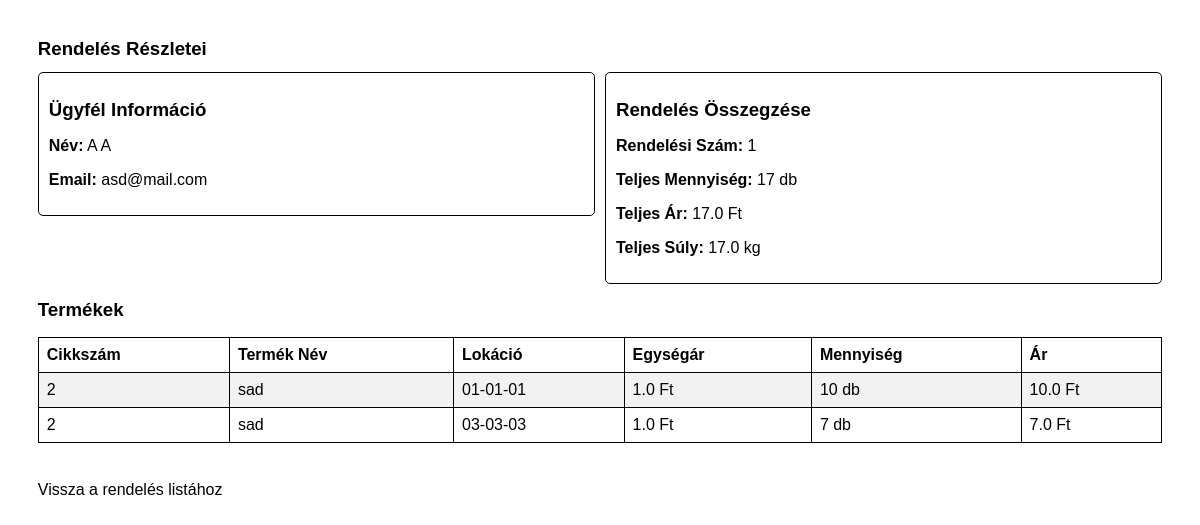
Before: /order_details/1 with the older database file.
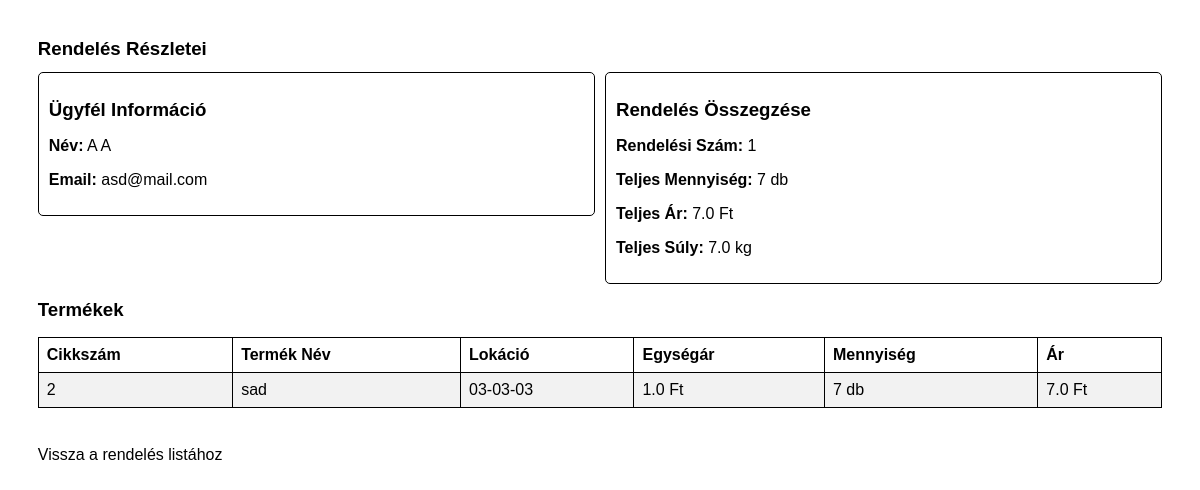
After: the same page with the newer database file.
### tables this page shows
CREATE TABLE stock (
                    id INTEGER PRIMARY KEY,
                    cikkszam TEXT,
                    lokacio TEXT,
                    mennyiseg INTEGER,
                    order_id INTEGER,
                    FOREIGN KEY(cikkszam) REFERENCES products(cikkszam),
                    FOREIGN KEY(order_id) REFERENCES orders(id));

CREATE TABLE products (
                    id INTEGER PRIMARY KEY,
                    cikkszam TEXT UNIQUE,
                    egyseg_vonalkod INTEGER UNIQUE,
                    gyujto_vonalkod INTEGER UNIQUE,
                    nev TEXT,
                    ar REAL,
                    suly REAL,
                    kategoria TEXT);

### raktar_program-master/app.py (the view)
@app.route('/order_details/<int:order_id>', methods=['GET'])
def order_details(order_id):
    conn = get_db_connection()
    order_info = conn.execute('''
        SELECT SUM(stock.mennyiseg) AS total_quant,
                              SUM(products.ar * stock.mennyiseg) AS total_price,
                              SUM(products.suly * stock.mennyiseg) AS total_weight,
                              customers.nev AS nev,
                              customers.email AS email,
                              order_id
        FROM stock LEFT JOIN products ON stock.cikkszam = products.cikkszam
                              LEFT JOIN orders ON stock.cikkszam = orders.cikkszam
                              LEFT JOIN customers ON customers.id = orders.customer_id
        WHERE order_id = ?
    ''', (order_id,)).fetchone()
    product_details = conn.execute('''
        SELECT
            products.nev AS product_name,
            products.cikkszam,
            products.ar AS price,
            products.suly AS weight,
            stock.mennyiseg AS quantity,
            stock.lokacio AS lokacio
        FROM stock
        JOIN products ON stock.cikkszam = products.cikkszam
        WHERE stock.order_id = ?
        ORDER BY lokacio
    ''', (order_id,)).fetchall()
    conn.close()
    if not order_info:
        flash('Hiba: A rendelési szám nem létezik!', 'error')
        return redirect(url_for('orders'))
    return render_template(
        'order_details.html',
        order_info=order_info,
        product_details=product_details
    )

### raktar_program-master/app.py (called while the page is built)
def get_db_connection():
    conn = sqlite3.connect('database.db')
    conn.row_factory = sqlite3.Row
    return conn

### raktar_program-master/templates/order_details.html (shortened to what this page needs)
<!DOCTYPE html>
<html lang="hu">
<head>
    <link rel="stylesheet" href="{{ url_for('static', filename='css/print.css') }}">
</head>
<body>
    <h1>Rendelés Részletei</h1>
    <div class="summary-container">
        <div class="customer-info">
            <h2>Ügyfél Információ</h2>
            <p><strong>Név:</strong> {{ order_info['nev'] }}</p>
            <p><strong>Email:</strong> {{ order_info['email'] }}</p>
        </div>
        <div class="order-summary">
            <h2>Rendelés Összegzése</h2>
            <p><strong>Rendelési Szám:</strong> {{ order_info['order_id'] }}</p>
            <p><strong>Teljes Mennyiség:</strong> {{ order_info['total_quant'] }} db</p>
            <p><strong>Teljes Ár:</strong> {{ order_info['total_price'] }} Ft</p>
            <p><strong>Teljes Súly:</strong> {{ order_info['total_weight'] }} kg</p>
        </div>
    </div>
    <div>
        <h2>Termékek</h2>
        <table border="1">
            <thead>
                <tr>
                    <th>Cikkszám</th>
                    <th>Termék Név</th>
                    <th>Lokáció</th>
                    <th>Egységár</th>
                    <th>Mennyiség</th>
                    <th>Ár</th>
                </tr>
            </thead>
            <tbody>
                {% for product in product_details %}
                <tr>
                    <td>{{ product['cikkszam'] }}</td>
                    <td>{{ product['product_name'] }}</td>
                    <td>{{ product['lokacio'] }}</td>
                    <td>{{ product['price'] }} Ft</td>
                    <td>{{ product['quantity'] }} db</td>
                    <td>{{ product['price'] * product['quantity']}} Ft</td>
                </tr>
                {% endfor %}
            </tbody>
        </table>
    </div>
    <a href="{{ url_for('orders') }}">Vissza a rendelés listához</a>
</body>
</html>

Changed rows visible on the page:
removed stock: cikkszam "2", product_name "sad", lokacio "01-01-01", price "1.0", quantity "10", product['price']*product['quantity'] "10.0"
Other visible differences:
{{ order_info['total_quant'] }}: "17" → "7"
{{ order_info['total_price'] }}: "17.0" → "7.0"
{{ order_info['total_weight'] }}: "17.0" → "7.0"
